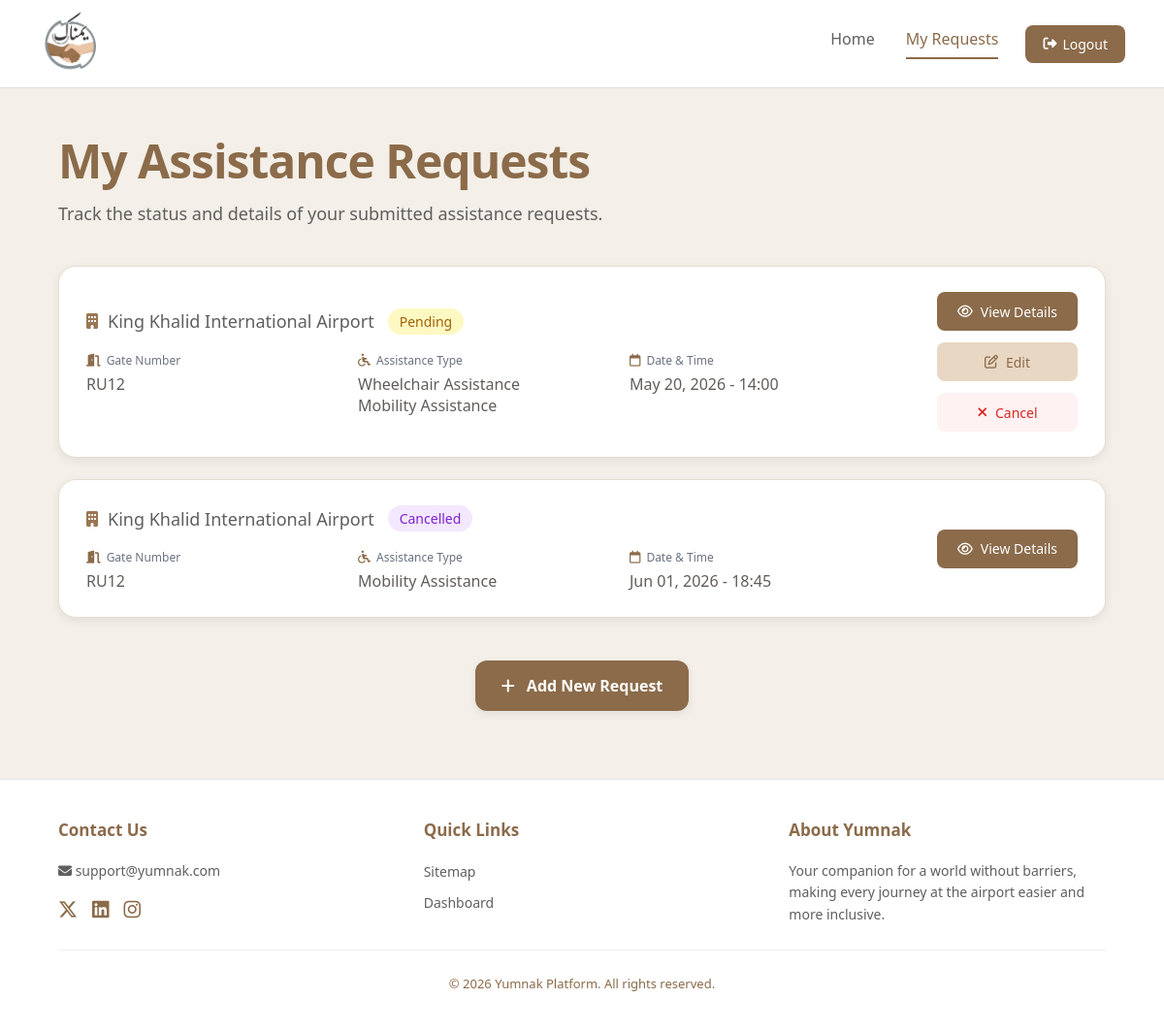
Screenshot of /my-requests.php (signed in) with the database file from the repository.
### tables this page shows
CREATE TABLE ASSISTANCE_REQUEST (
    RequestID INT(11) AUTO_INCREMENT PRIMARY KEY,
    PreferredTime DATETIME NOT NULL,
    Date DATETIME DEFAULT CURRENT_TIMESTAMP,
    ExtraNote VARCHAR(255),
    Status ENUM('Pending', 'Accepted', 'Rejected', 'Cancelled', 'Completed') DEFAULT 'Pending', 
    IsPaid BOOLEAN DEFAULT FALSE,
    TravelerID INT NOT NULL,
    AdminID INT,
    AssistantID INT,
    GateID VARCHAR(50) NOT NULL,
    FOREIGN KEY (TravelerID) REFERENCES TRAVELER(UserID) ON DELETE CASCADE,
    FOREIGN KEY (AdminID) REFERENCES ADMIN(AdminID) ON DELETE SET NULL,
    FOREIGN KEY (AssistantID) REFERENCES ASSISTANT(AssistantID) ON DELETE SET NULL,
    FOREIGN KEY (GateID) REFERENCES GATE(GateID) ON DELETE RESTRICT
);

CREATE TABLE AIRPORT (
    AirportID INT(11) AUTO_INCREMENT PRIMARY KEY,
    AirportName VARCHAR(150) NOT NULL,
    City VARCHAR(100) NOT NULL,
    ImagePath VARCHAR(255) NOT NULL
);

### my-requests.php (the view, shortened to what this page needs)
<?php
require 'db_connection.php';
$travelerID = $_SESSION['user_id'];
$sql = "
    SELECT
        ar.RequestID,
        ar.PreferredTime,
        ar.Date,
        ar.Status,
        ar.GateID,
        g.AirportID,
        a.AirportName,
        GROUP_CONCAT(at.AssistanceName SEPARATOR ', ') AS AssistanceTypes
    FROM ASSISTANCE_REQUEST ar
    JOIN GATE g ON ar.GateID = g.GateID
    JOIN AIRPORT a ON g.AirportID = a.AirportID
    LEFT JOIN REQUEST_TYPE rt ON ar.RequestID = rt.RequestID
    LEFT JOIN ASSISTANCE_TYPE at ON rt.AssistanceTypeID = at.AssistanceTypeID
    WHERE ar.TravelerID = ?
    GROUP BY
        ar.RequestID, ar.PreferredTime, ar.Date, ar.Status, ar.GateID, g.AirportID, a.AirportName
    ORDER BY ar.Date DESC
";
$stmt = mysqli_prepare($conn, $sql);
mysqli_stmt_bind_param($stmt, "i", $travelerID);
mysqli_stmt_execute($stmt);
$result = mysqli_stmt_get_result($stmt);
function statusClass($status) {
    return match ($status) {
        'Pending' => 'pending',
        'Accepted' => 'accepted',
        'Completed' => 'completed',
        'Rejected' => 'rejected',
        'Cancelled' => 'cancelled',
        default => ''
    };
}
?>
<!DOCTYPE html>
<html lang="en">
<head>
  <link rel="stylesheet" href="styleR.css">
  <link rel="stylesheet" href="https://cdnjs.cloudflare.com/ajax/libs/font-awesome/6.5.2/css/all.min.css">
</head>
<body>
  <header>
    <div class="logo">
      <img src="Image/Yumnak-Logo.png" alt="Yumnak Logo">
    </div>
    <nav>
      <a href="user-dashboard.php">Home</a>
      <a class="active" href="#">My Requests</a>
    </nav>
    <div class="logout">
        <button onclick="window.location.href='logout.php'">
            <i class="fas fa-sign-out-alt" aria-hidden="true"></i>
            Logout
        </button>
    </div>
  </header>
  <main class="container">
    <h1>My Assistance Requests</h1>
    <p class="subtitle">
      Track the status and details of your submitted assistance requests.
    </p>
    <div class="requests">
      <?php if (mysqli_num_rows($result) > 0): ?>
        <?php while ($row = mysqli_fetch_assoc($result)): ?>
          <div class="card">
            <div class="card-info">
              <div class="card-header">
                <div class="airport-name">
                  <i class="fa-solid fa-building" aria-hidden="true"></i>
                  <h3><?= htmlspecialchars($row['AirportName']) ?></h3>
                </div>
                <span class="status <?= statusClass($row['Status']) ?>">
                  <?= htmlspecialchars($row['Status']) ?>
                </span>
              </div>
              <div class="details">
                <div>
                  <span class="label">
                    <i class="fa-solid fa-door-open" aria-hidden="true"></i>
                    Gate Number
                  </span>
                  <p><?= htmlspecialchars($row['GateID']) ?></p>
                </div>
                <div>
                  <span class="label">
                    <i class="fa-solid fa-wheelchair" aria-hidden="true"></i>
                    Assistance Type
                  </span>
                  <?php
                    $types = explode(', ', $row['AssistanceTypes'] ?? '');
                    foreach ($types as $type) {
                        if (trim($type) !== '') {
                            echo '<p>' . htmlspecialchars($type) . '</p>';
                        }
                    }
                  ?>
                </div>
                <div>
                  <span class="label">
                    <i class="fa-regular fa-calendar" aria-hidden="true"></i>
                    Date & Time
                  </span>
                  <p>
                    <?= date("M d, Y - H:i", strtotime($row['PreferredTime'])) ?>
                  </p>
                </div>
              </div>
            </div>
            <div class="card-actions">
              <button
                type="button"
                class="btn details view-btn"
                data-id="<?= $row['RequestID'] ?>">
                <i class="fa-regular fa-eye" aria-hidden="true"></i>
                View Details
              </button>
              <?php if ($row['Status'] === 'Pending'): ?>
                <button
                  type="button"
                  class="btn edit edit-btn"
                  data-id="<?= $row['RequestID'] ?>">
                  <i class="fa-regular fa-pen-to-square" aria-hidden="true"></i>
                  Edit
                </button>
              <?php endif; ?>
              <?php if ($row['Status'] === 'Pending' || $row['Status'] === 'Accepted'): ?>
                <button
                  type="button"
                  class="btn cancel cancel-btn"
                  data-id="<?= $row['RequestID'] ?>">
                  <i class="fa-solid fa-xmark" aria-hidden="true"></i>
                  Cancel
                </button>
              <?php endif; ?>
            </div>
          </div>
        <?php endwhile; ?>
      <?php else: ?>
        <p>No requests found.</p>
      <?php endif; ?>
    </div>
    <button type="button" class="add-btn">
      <i class="fa-solid fa-plus" aria-hidden="true"></i>
      Add New Request
    </button>
  </main>
  <footer class="footer">
    <div class="footer-content">
      <div class="footer-section">
        <h4>Contact Us</h4>
        <p><i class="fas fa-envelope" aria-hidden="true"></i> support@yumnak.com</p>
        <div class="social-icons">
          <a href="#" aria-label="Twitter"><i class="fa-brands fa-x-twitter" aria-hidden="true"></i></a>
          <a href="#" aria-label="LinkedIn"><i class="fab fa-linkedin" aria-hidden="true"></i></a>
          <a href="#" aria-label="Instagram"><i class="fab fa-instagram" aria-hidden="true"></i></a>
        </div>
      </div>
      <div class="footer-section">
        <h4>Quick Links</h4>
        <ul class="footer-links">
          <li><a href="#">Sitemap</a></li>
          <li><a href="user-dashboard.php">Dashboard</a></li>
        </ul>
      </div>
      <div class="footer-section about-yumnak">
        <h4>About Yumnak</h4>
        <p>Your companion for a world without barriers, making every journey at the airport easier and more inclusive.</p>
      </div>
    </div>
    <div class="footer-bottom">
      &copy; 2026 Yumnak Platform. All rights reserved.
    </div>
  </footer>
</body>
</html>

### styleR.css (style rules this page uses)
* { margin: 0; padding: 0; box-sizing: border-box; font-family: "Segoe UI", sans-serif; }
body { background: #f4efe8; color: #5f5a55; font-family: "Segoe UI", sans-serif; }
header { display: flex; align-items: center; justify-content: space-between; padding: 10px 40px; background: #FFFFFF; border-bottom: 1px solid #ddd; }
.logo img { width: 65px; height: 65px; border-radius: 50%; }
.logout button { background: #8B6B4A; color: white; border: none; padding: 10px 18px; border-radius: 8px; font-size: 14px; cursor: pointer; display: flex; align-items: center; gap: 6px; transition: 0.3s; }
nav { display: flex; gap: 32px; margin-left: auto; margin-right: 28px; }
nav a { text-decoration: none; color: #5F5F5F; font-size: 16px; font-weight: 500; padding-bottom: 8px; }
nav a.active { color: #8B6B4A; border-bottom: 2px solid #8B6B4A; }
.container { width: 1080px; margin: 42px auto 70px; }
h1 { font-size: 48px; color: #8B6B4A; margin-bottom: 10px; font-weight: 800; letter-spacing: -1px; }
.subtitle { font-size: 18px; color: #5F5F5F; margin-bottom: 42px; }
.requests { display: flex; flex-direction: column; gap: 22px; }
.card { background: #ffffff; border: 1px solid #e7ddd1; border-radius: 18px; box-shadow: 0 3px 10px rgba(0, 0, 0, 0.07); min-height: 132px; padding: 26px 28px; display: flex; justify-content: space-between; align-items: center; }
.card-info { flex: 1; }
.card-header { display: flex; align-items: center; gap: 14px; margin-bottom: 18px; }
.card-header h3 { font-size: 18px; color: #5F5F5F; font-weight: 500; }
.airport-name { display: flex; align-items: center; gap: 10px; }
.airport-name i { color: #9a7753; font-size: 16px; }
.status { padding: 4px 12px; border-radius: 999px; font-size: 14px; display: inline-block; }
.pending { background: #FEF9C3; color: #A16207; }
.cancelled { background: #F3E8FF; color: #7E22CE; }
.details { display: flex; gap: 90px; }
.details div { min-width: 190px; }
.label { display: flex; align-items: center; gap: 6px; font-size: 12px; color: #6B7280; margin-bottom: 5px; }
.label i { color: #8B6B4A; font-size: 13px; }
.details p { font-size: 16px; color: #615d59; font-weight: 500; }
.card-actions { display: flex; flex-direction: column; gap: 12px; margin-left: 25px; }
.btn { width: 145px; height: 40px; border: none; border-radius: 8px; font-size: 14px; cursor: pointer; display: flex; align-items: center; justify-content: center; gap: 8px; }
.btn { transition: all 0.2s ease; }
.btn.details { background: #8B6B4A; color: #ffffff; }
.btn.edit { background: #E8D7C3; color: #8B6B4A; }
.btn.cancel { background: #FEF2F2; color: #DC2626; }
.add-btn { display: block; margin: 44px auto 0; width: 220px; height: 52px; border: none; border-radius: 12px; background: #8B6B4A; color: #ffffff; font-size: 16px; font-weight: 700; cursor: pointer; box-shadow: 0 3px 8px rgba(0, 0, 0, 0.08); }
.add-btn { transition: all 0.2s ease; }
.add-btn i { margin-right: 8px; }
.footer { background-color: #ffffff; width: 100%; padding: 40px 60px; border-top: 1px solid #e2e8f0; margin-top: auto; box-sizing: border-box; }
.footer-content { display: flex; justify-content: space-between; max-width: 1200px; margin: 0 auto; gap: 50px; }
.footer-section { flex: 1; }
.footer-section h4 { color: #8b6b4a; font-size: 17px; font-weight: 700; margin-bottom: 20px; }
.footer-section p { font-size: 14px; color: #5f5f5f; line-height: 1.6; }
.footer-links { list-style: none; padding: 0; }
.footer-links li { margin-bottom: 10px; }
.footer-links a { text-decoration: none; color: #5f5f5f; font-size: 14px; transition: 0.3s; }
.social-icons { display: flex; gap: 15px; margin-top: 15px; }
.social-icons a { color: #8b6b4a; font-size: 20px; transition: 0.3s; }
.footer-bottom { text-align: center; padding-top: 25px; margin-top: 25px; border-top: 1px solid #f0f0f0; font-size: 13px; color: #8b6b4a; }

### rows the page displays
assistance_request: airport.AirportName "King Khalid International Airport", Status "Pending", GateID "RU12", type "Wheelchair Assistance", type "Mobility Assistance", PreferredTime "May 20, 2026 - 14:00"
assistance_request: airport.AirportName "King Khalid International Airport", Status "Cancelled", GateID "RU12", type "Mobility Assistance", PreferredTime "Jun 01, 2026 - 18:45"
